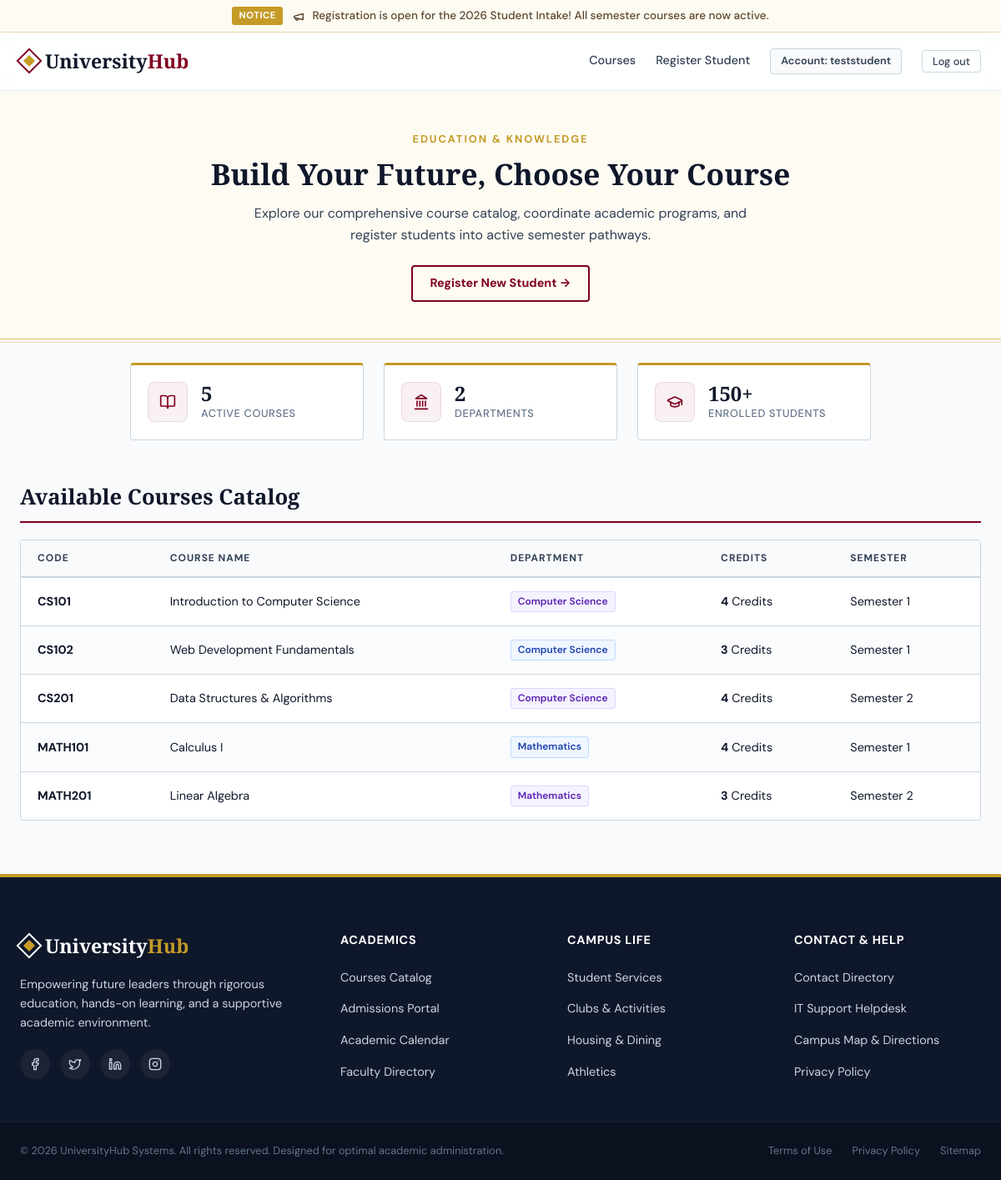
The app's page /academic/courses/ (signed in) with its own data.
### academic/models.py (models this page shows, shortened)
class Course(models.Model):
    SEMESTER_CHOICES = [
        (1, 'Semester 1'),
        (2, 'Semester 2'),
        (3, 'Semester 3'),
        (4, 'Semester 4'),
    ]
    department = models.ForeignKey(
        Department,
        on_delete=models.CASCADE,
        related_name='courses'
    )
    name = models.CharField(max_length=100)
    code = models.CharField(max_length=10, unique=True)
    semester = models.IntegerField(choices=SEMESTER_CHOICES, default=1)
    credits = models.IntegerField()

class Department(models.Model):
    name = models.CharField(max_length=100, unique=True)
    head_of_dept = models.CharField(max_length=100)
    description = models.TextField(blank=True)

### academic/views.py (the view)
# urls.py: path('courses/', views.course_list, name='course_list'),
@login_required
def course_list(request):
    all_courses = Course.objects.all()
    context = {
        'courses': all_courses,
        'page_title': 'Available Courses'
    }
    return render(request, 'academic/course_list.html', context)

### academic/templates/academic/course_list.html (shortened to what this page needs)
{% extends 'base.html' %}
{% block hero %}
<div class="hero-banner">
    <div class="hero-container">
        <p class="hero-subtitle">Education & Knowledge</p>
        <h1 class="hero-title">Build Your Future, Choose Your Course</h1>
        <p class="hero-description">Explore our comprehensive course catalog, coordinate academic programs, and register students into active semester pathways.</p>
        <a href="{% url 'student_create' %}" class="btn-hero">Register New Student →</a>
    </div>
</div>
<div class="metrics-section">
    <div class="metric-card">
        <div class="metric-icon-box">
            <i data-lucide="book-open"></i>
        </div>
        <div class="metric-info">
            <h3>{{ courses|length }}</h3>
            <p>Active Courses</p>
        </div>
    </div>
    <div class="metric-card">
        <div class="metric-icon-box">
            <i data-lucide="landmark"></i>
        </div>
        <div class="metric-info">
            <h3>2</h3>
            <p>Departments</p>
        </div>
    </div>
    <div class="metric-card">
        <div class="metric-icon-box">
            <i data-lucide="graduation-cap"></i>
        </div>
        <div class="metric-info">
            <h3>150+</h3>
            <p>Enrolled Students</p>
        </div>
    </div>
</div>
{% endblock %}
{% block content %}
<div class="section-title-box">
    <h2>Available Courses Catalog</h2>
</div>
<div class="table-container">
    <table>
        <thead>
            <tr>
                <th>Code</th>
                <th>Course Name</th>
                <th>Department</th>
                <th>Credits</th>
                <th>Semester</th>
            </tr>
        </thead>
        <tbody>
            {% for course in courses %}
                <tr>
                    <td><strong>{{ course.code }}</strong></td>
                    <td>{{ course.name }}</td>
                    <td><span class="dept-badge">{{ course.department.name }}</span></td>
                    <td><strong>{{ course.credits }}</strong> Credits</td>
                    <td>Semester {{ course.semester }}</td>
                </tr>
            {% empty %}
                <tr>
                    <td colspan="5" style="text-align: center; color: var(--text-muted); padding: 40px;">
                        No courses available at this time.
                    </td>
                </tr>
            {% endfor %}
        </tbody>
    </table>
</div>
{% endblock %}

### templates/base.html (shortened to what this page needs)
{% load static %}
<!DOCTYPE html>
<html lang="en">
<head>
    <link rel="stylesheet" href="{% static 'academic/style.css' %}?v=2.2">
</head>
<body class="{% block body_class %}{% endblock %}">
    <div class="top-notice-bar">
        <span class="badge">Notice</span>
        <span><i data-lucide="megaphone" style="width: 14px; height: 14px; margin-right: 6px; vertical-align: middle; stroke-width: 2.5px;"></i> Registration is open for the 2026 Student Intake! All semester courses are now active.</span>
    </div>
    <header>
        <div class="nav-container">
            <a href="{% url 'course_list' %}" class="logo auth-restricted">
                <span class="logo-icon"></span>
                <span class="logo-text">University<span>Hub</span></span>
            </a>
            <nav class="nav-links">
                <a href="{% url 'course_list' %}" class="nav-link auth-restricted">Courses</a>
                <a href="{% url 'student_create' %}" class="nav-link auth-restricted">Register Student</a>
                {% if user.is_authenticated %}
                    <span class="user-badge">Account: {{ user.username }}</span>
                    <form action="{% url 'logout' %}" method="post" style="display: inline;">
                        <button type="submit" class="btn-outline-logout">Log out</button>
                    </form>
                {% else %}
                    <a href="{% url 'login' %}" class="nav-link">Log in</a>
                    <a href="{% url 'register_user' %}" class="btn-accent">Register</a>
                {% endif %}
            </nav>
        </div>
    </header>
    {% block hero %}
    {% endblock %}
    <main>
        {% block content %}
        {% endblock %}
    </main>
    <footer class="site-footer">
        <div class="footer-container">
            <div class="footer-brand-col">
                <a href="{% url 'course_list' %}" class="logo logo-light footer-logo auth-restricted">
                    <span class="logo-icon"></span>
                    <span class="logo-text">University<span>Hub</span></span>
                </a>
                <p class="footer-tagline">Empowering future leaders through rigorous education, hands-on learning, and a supportive academic environment.</p>
                <div class="footer-socials">
                    <a href="#" aria-label="Facebook"><i data-lucide="facebook"></i></a>
                    <a href="#" aria-label="twitter"><i data-lucide="twitter"></i></a>
                    <a href="#" aria-label="linkedin"><i data-lucide="linkedin"></i></a>
                    <a href="#" aria-label="instagram"><i data-lucide="instagram"></i></a>
                </div>
            </div>
            <div class="footer-links-col">
                <h3>Academics</h3>
                <ul>
                    <li><a href="{% url 'course_list' %}" class="auth-restricted">Courses Catalog</a></li>
                    <li><a href="{% url 'student_create' %}" class="auth-restricted">Admissions Portal</a></li>
                    <li><a href="#">Academic Calendar</a></li>
                    <li><a href="#">Faculty Directory</a></li>
                </ul>
            </div>
            <div class="footer-links-col">
                <h3>Campus Life</h3>
                <ul>
                    <li><a href="#">Student Services</a></li>
                    <li><a href="#">Clubs & Activities</a></li>
                    <li><a href="#">Housing & Dining</a></li>
                    <li><a href="#">Athletics</a></li>
                </ul>
            </div>
            <div class="footer-links-col">
                <h3>Contact & Help</h3>
                <ul>
                    <li><a href="#">Contact Directory</a></li>
                    <li><a href="#">IT Support Helpdesk</a></li>
                    <li><a href="#">Campus Map & Directions</a></li>
                    <li><a href="#">Privacy Policy</a></li>
                </ul>
            </div>
        </div>
        <div class="footer-bottom">
            <div class="footer-bottom-container">
                <p>&copy; 2026 UniversityHub Systems. All rights reserved. Designed for optimal academic administration.</p>
                <div class="footer-bottom-links">
                    <a href="#">Terms of Use</a>
                    <a href="#">Privacy Policy</a>
                    <a href="#">Sitemap</a>
                </div>
            </div>
        </div>
    </footer>
</body>
</html>

### records on screen
Course: code "CS101", name "Introduction to Computer Science", department.name "Computer Science", credits "4", semester "1"
Course: code "CS102", name "Web Development Fundamentals", department.name "Computer Science", credits "3", semester "1"
Course: code "CS201", name "Data Structures & Algorithms", department.name "Computer Science", credits "4", semester "2"
Course: code "MATH101", name "Calculus I", department.name "Mathematics", credits "4", semester "1"
Course: code "MATH201", name "Linear Algebra", department.name "Mathematics", credits "3", semester "2"

### other values on screen
{{ user.username }} "teststudent"
{{ courses|length }} "5"
